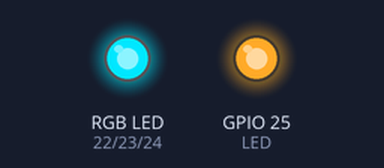
Bench run of a sketch on a simulated ESP8266 (NodeMCU). Shown: an RGB LED mixed from three pins (HIGH = lit), output pins drawn as LEDs (lit = HIGH).

Above: at 0.05 s.
At 0.35 s:
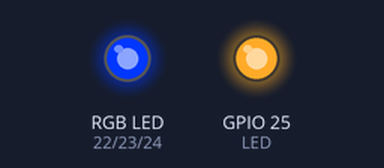
At 0.65 s:
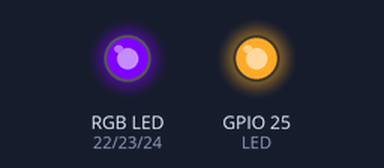
At 1.25 s:
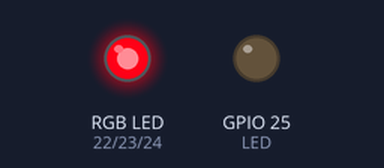
At 1.85 s:
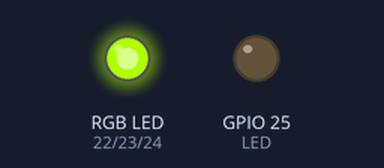
At 2.45 s:
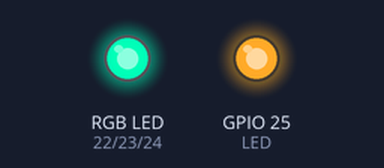
Timing chart, 0 to 5.9 s (numbered marks = the images above):
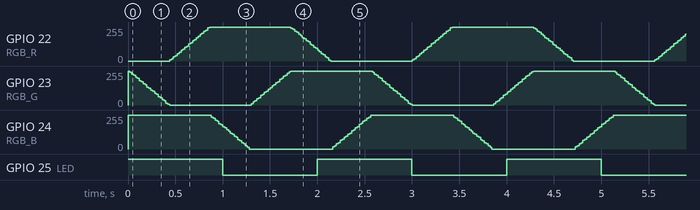

Measured:
- by itself, GPIO 25 (LED): alternates HIGH for 1.0 s and LOW for 1.0 s

The sketch:

rp2350dev_rainbow.ino
```cpp
const uint8_t RGB_R = 22;
const uint8_t RGB_G = 23;
const uint8_t RGB_B = 24;
const uint8_t LED = 25;

const uint16_t BLINK_INTERVAL = 1000;
const uint16_t HUE_INTERVAL = 10;

uint32_t blink_time, hue_time;
uint8_t hue_value;

bool it_is_time(uint32_t t, uint32_t t0, uint16_t dt) {
  return ((t >= t0) && (t - t0 >= dt)) ||         // The first disjunct handles the normal case
            ((t < t0) && (t + (~t0) + 1 >= dt));  //   while the second handles the overflow case
}

void rgb_set_hue(uint8_t hue) {
    uint8_t phase, value;
    uint8_t red, green, blue;

    hue = (hue >> 2) + (hue >> 1);
    phase = hue >> 5;
    value = hue & 0x1F;
    switch (phase) {
        case 0:
            red = 0xFF;
            green = value << 3;
            blue = 0x00;
            break;
        case 1:
            red = (~(value << 3)) & 0xFF;
            green = 0xFF;
            blue = 0x00;
            break;
        case 2:
            red = 0x00;
            green = 0xFF;
            blue = value << 3;
            break;
        case 3:
            red = 0x00;
            green = (~(value << 3)) & 0xFF;
            blue = 0xFF;
            break;
        case 4:
            red = value << 3;
            green = 0x00;
            blue = 0xFF;
            break;
        case 5:
            red = 0xFF;
            green = 0x00;
            blue = (~(value << 3)) & 0xFF;
            break;
    }

    analogWrite(RGB_R, 255 - red);
    analogWrite(RGB_G, 255 - green);
    analogWrite(RGB_B, 255 - blue);
}

void setup() {
  pinMode(LED, OUTPUT);
  digitalWrite(LED, HIGH);
  pinMode(RGB_R, OUTPUT);
  digitalWrite(RGB_R, HIGH);
  pinMode(RGB_G, OUTPUT);
  digitalWrite(RGB_G, HIGH);
  pinMode(RGB_B, OUTPUT);
  digitalWrite(RGB_B, HIGH);

  analogWriteFreq(250000);
  analogWriteRange(255);

  blink_time = millis();
  hue_time = blink_time;
  hue_value = 0;
  rgb_set_hue(hue_value);
}

void loop() {
  uint32_t t;

  t = millis();
  if (it_is_time(t, blink_time, BLINK_INTERVAL)) {
    digitalWrite(LED, !digitalRead(LED));
    blink_time = t;
  }
  if (it_is_time(t, hue_time, HUE_INTERVAL)) {
    rgb_set_hue(++hue_value);
    hue_time = t;
  }
}
```
